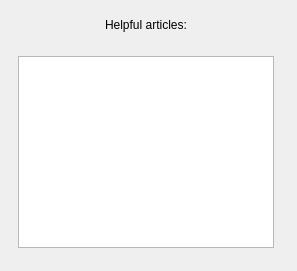
         <widget class="QWidget" name="articlesMenu">
          <layout class="QVBoxLayout" name="verticalLayout_25">
           <property name="spacing">
            <number>0</number>
           </property>
           <property name="leftMargin">
            <number>0</number>
           </property>
           <property name="topMargin">
            <number>0</number>
           </property>
           <property name="rightMargin">
            <number>5</number>
           </property>
           <property name="bottomMargin">
            <number>5</number>
           </property>
           <item>
            <widget class="QWidget" name="articlesSubContainer" native="true">
             <layout class="QVBoxLayout" name="verticalLayout_22">
              <item alignment="Qt::AlignTop">
               <widget class="QWidget" name="articlesTopWidget" native="true">
                <layout class="QVBoxLayout" name="verticalLayout_23">
                 <item alignment="Qt::AlignHCenter">
                  <widget class="QLabel" name="label">
                   <property name="text">
                    <string>Helpful articles:</string>
                   </property>
                  </widget>
                 </item>
                </layout>
               </widget>
              </item>
              <item>
               <widget class="QWidget" name="articlesBottomWidget" native="true">
                <layout class="QVBoxLayout" name="verticalLayout_24">
                 <item>
                  <widget class="QTextBrowser" name="textBrowser_2"/>
                 </item>
                </layout>
               </widget>
              </item>
             </layout>
            </widget>
           </item>
          </layout>
         </widget>
